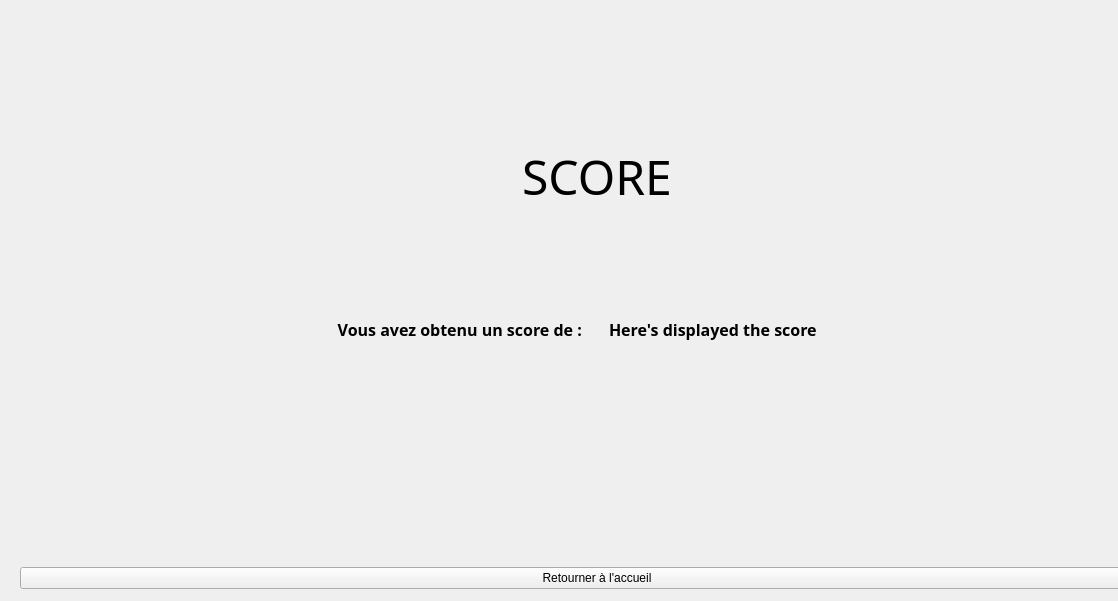
<?xml version="1.0" encoding="UTF-8"?>
<ui version="4.0">
 <class>Form</class>
 <widget class="QWidget" name="Form">
  <property name="geometry">
   <rect>
    <x>0</x>
    <y>0</y>
    <width>1118</width>
    <height>601</height>
   </rect>
  </property>
  <property name="windowTitle">
   <string>Form</string>
  </property>
  <widget class="QWidget" name="verticalLayoutWidget">
   <property name="geometry">
    <rect>
     <x>0</x>
     <y>0</y>
     <width>1194</width>
     <height>609</height>
    </rect>
   </property>
   <layout class="QVBoxLayout" name="verticalLayout">
    <property name="spacing">
     <number>2</number>
    </property>
    <property name="leftMargin">
     <number>20</number>
    </property>
    <property name="topMargin">
     <number>20</number>
    </property>
    <property name="rightMargin">
     <number>20</number>
    </property>
    <property name="bottomMargin">
     <number>20</number>
    </property>
    <item>
     <spacer name="verticalSpacer_2">
      <property name="orientation">
       <enum>Qt::Vertical</enum>
      </property>
      <property name="sizeType">
       <enum>QSizePolicy::Preferred</enum>
      </property>
      <property name="sizeHint" stdset="0">
       <size>
        <width>20</width>
        <height>120</height>
       </size>
      </property>
     </spacer>
    </item>
    <item>
     <widget class="QLabel" name="titleCard">
      <property name="enabled">
       <bool>true</bool>
      </property>
      <property name="font">
       <font>
        <family>Invention App</family>
        <pointsize>36</pointsize>
       </font>
      </property>
      <property name="frameShape">
       <enum>QFrame::NoFrame</enum>
      </property>
      <property name="text">
       <string>SCORE</string>
      </property>
      <property name="alignment">
       <set>Qt::AlignCenter</set>
      </property>
     </widget>
    </item>
    <item>
     <spacer name="verticalSpacer_3">
      <property name="orientation">
       <enum>Qt::Vertical</enum>
      </property>
      <property name="sizeType">
       <enum>QSizePolicy::Preferred</enum>
      </property>
      <property name="sizeHint" stdset="0">
       <size>
        <width>20</width>
        <height>80</height>
       </size>
      </property>
     </spacer>
    </item>
    <item>
     <layout class="QHBoxLayout" name="horizontalLayout_2">
      <property name="spacing">
       <number>3</number>
      </property>
      <property name="sizeConstraint">
       <enum>QLayout::SetMaximumSize</enum>
      </property>
      <property name="leftMargin">
       <number>5</number>
      </property>
      <property name="topMargin">
       <number>5</number>
      </property>
      <property name="rightMargin">
       <number>5</number>
      </property>
      <property name="bottomMargin">
       <number>5</number>
      </property>
      <item>
       <widget class="QLabel" name="label_2">
        <property name="font">
         <font>
          <family>Invention App</family>
          <pointsize>12</pointsize>
          <weight>75</weight>
          <bold>true</bold>
         </font>
        </property>
        <property name="text">
         <string>Vous avez obtenu un score de : </string>
        </property>
        <property name="alignment">
         <set>Qt::AlignRight|Qt::AlignTrailing|Qt::AlignVCenter</set>
        </property>
       </widget>
      </item>
      <item>
       <spacer name="horizontalSpacer">
        <property name="orientation">
         <enum>Qt::Horizontal</enum>
        </property>
        <property name="sizeType">
         <enum>QSizePolicy::Fixed</enum>
        </property>
        <property name="sizeHint" stdset="0">
         <size>
          <width>20</width>
          <height>20</height>
         </size>
        </property>
       </spacer>
      </item>
      <item>
       <widget class="QLabel" name="scoreLabel">
        <property name="font">
         <font>
          <family>Invention App</family>
          <pointsize>12</pointsize>
          <weight>75</weight>
          <bold>true</bold>
         </font>
        </property>
        <property name="text">
         <string>Here's displayed the score</string>
        </property>
       </widget>
      </item>
     </layout>
    </item>
    <item>
     <spacer name="verticalSpacer">
      <property name="orientation">
       <enum>Qt::Vertical</enum>
      </property>
      <property name="sizeType">
       <enum>QSizePolicy::Preferred</enum>
      </property>
      <property name="sizeHint" stdset="0">
       <size>
        <width>20</width>
        <height>200</height>
       </size>
      </property>
     </spacer>
    </item>
    <item>
     <layout class="QHBoxLayout" name="horizontalLayout">
      <item>
       <widget class="QPushButton" name="homeBtn">
        <property name="text">
         <string>Retourner à l'accueil</string>
        </property>
       </widget>
      </item>
     </layout>
    </item>
   </layout>
  </widget>
 </widget>
 <resources/>
 <connections/>
</ui>
